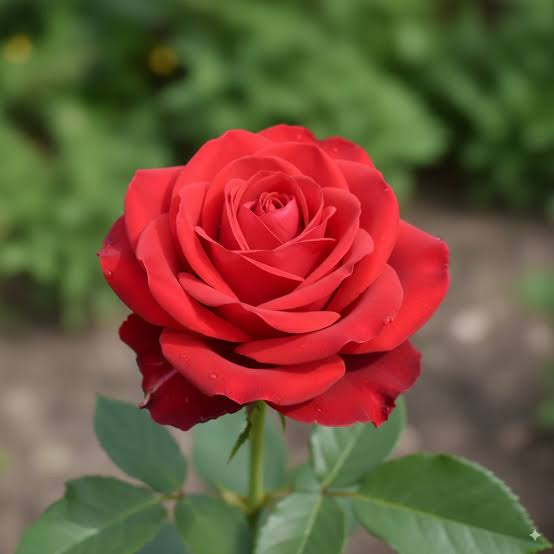
#> input picture input/images.jpg, 554 x 554 px
$ python canny_so_sanh_opencv_skimage.py   (older library calls are emulated)
#> lines starting #> are read from the running program, lines starting #| are printed output that depends on the picture; after the words box and inside, x2 and y2 are one past the last pixel; in counts of white or black regions, pixels touching at a corner belong together
### lab_xuly_anh/common.py
"""
common.py - Ham dung chung cho cac bai lab (giong phong cach cac file cu:
hop thoai chon anh bang tkinter, doc/ghi duong dan tieng Viet bang imdecode/imencode).

Neu may khong co tkinter hoac khong co man hinh (server), chuong trinh se:
  - doc duong dan tu dong lenh (sys.argv), hoac
  - dung anh mau tu sinh ra,
  - luu anh ra thu muc results thay vi hien thi cua so.
"""
import os
import sys
import numpy as np
import cv2

RESULTS_DIR = "results"
IMG_TYPES = [("Anh", "*.jpg *.jpeg *.png *.bmp *.webp *.tif *.tiff"), ("Tat ca", "*.*")]
VIDEO_TYPES = [("Video", "*.mp4 *.avi *.mov *.mkv *.wmv"), ("Tat ca", "*.*")]
IMG_EXT = (".jpg", ".jpeg", ".png", ".bmp", ".webp", ".tif", ".tiff")


def _tk_root():
    import tkinter as tk
    root = tk.Tk()
    root.withdraw()
    root.attributes("-topmost", True)
    return root


def chon_anh(title="Chon anh", argv_index=1):
    """Hop thoai chon 1 anh. Uu tien tham so dong lenh. Tra ve '' neu huy / khong co tkinter."""
#> called with title = 'Chon anh de phat hien canh Canny', argv_index = 1
    if len(sys.argv) > argv_index and os.path.isfile(sys.argv[argv_index]):
        return sys.argv[argv_index]
    try:
        from tkinter import filedialog
        root = _tk_root()
        path = filedialog.askopenfilename(title=title, filetypes=IMG_TYPES)
#> the answer given: ../input/images.jpg
        root.destroy()
        return path
    except Exception:
        return ""


# [49 lines left out: functions chon_nhieu_anh, chon_thu_muc, chon_video, not called in this run]


def doc_anh(path, flags=cv2.IMREAD_COLOR):
    """Doc anh ho tro duong dan co dau tieng Viet."""
#> called with path = '../input/images.jpg', flags = 1
    data = np.fromfile(path, dtype=np.uint8)
    return cv2.imdecode(data, flags)
#> returned value is the input picture: shape (554, 554, 3); mean B, G, R 59.3, 83.7, 114.5


def luu_anh(path, img):
    """Luu anh (duong dan Unicode). Tu tao thu muc cha."""
    folder = os.path.dirname(path)
    if folder:
        os.makedirs(folder, exist_ok=True)
    ext = os.path.splitext(path)[1] or ".png"
    ok, buf = cv2.imencode(ext, img)
    if ok:
        buf.tofile(path)
    return ok


def ket_qua(name):
    """Duong dan file trong thu muc results (tu tao thu muc)."""
    os.makedirs(RESULTS_DIR, exist_ok=True)
    return os.path.join(RESULTS_DIR, name)


# [14 lines left out: function anh_mau, not called in this run]


def lay_anh(title="Chon anh", resize_max=None):
    """Chon anh bang hop thoai; neu khong chon duoc thi dung anh mau.
    Tra ve (img_bgr, ten_hien_thi)."""
    path = chon_anh(title)
    if path:
        img = doc_anh(path)
        if img is None:
            sys.exit(f"Khong doc duoc anh: {path}")
        name = os.path.splitext(os.path.basename(path))[0]
    else:
        print("Khong chon anh -> dung anh mau.")
        img = anh_mau()
        name = "anh_mau"
    if resize_max:
        h, w = img.shape[:2]
#> h = 554; w = 554
        s = min(1.0, resize_max / max(h, w))
#> s = 1
        if s < 1:
            img = cv2.resize(img, (int(w * s), int(h * s)), interpolation=cv2.INTER_AREA)
    return img, name


def hien_thi_matplotlib(fig, save_name=None, show=True):
    """Luu figure matplotlib vao results va hien thi (neu co man hinh)."""
    import matplotlib.pyplot as plt
    if save_name:
        fig.savefig(ket_qua(save_name), dpi=130, bbox_inches="tight")
        print("Da luu:", ket_qua(save_name))
    if show and os.environ.get("LAB_NO_SHOW") != "1":
        plt.show()
    plt.close(fig)


# [40 lines left out: functions hien_thi_cv, gan_nhan, luoi_anh, not called in this run]

### lab_xuly_anh/canny_so_sanh_opencv_skimage.py
"""
CHUONG 2 - Bai 1: Thuc hien thuat toan Canny bang OpenCV va scikit-image,
dong thoi so sanh voi Sobel va Laplacian (ly thuyet muc 1b).

Chay:  python canny_so_sanh_opencv_skimage.py            (hien hop thoai chon anh)
       python canny_so_sanh_opencv_skimage.py anh.jpg
"""
import time
import cv2
import numpy as np
import matplotlib.pyplot as plt
from skimage import feature

from common import lay_anh, ket_qua, hien_thi_matplotlib, luu_anh

img, name = lay_anh("Chon anh de phat hien canh Canny", resize_max=800)
#> name = 'images'
gray = cv2.cvtColor(img, cv2.COLOR_BGR2GRAY)
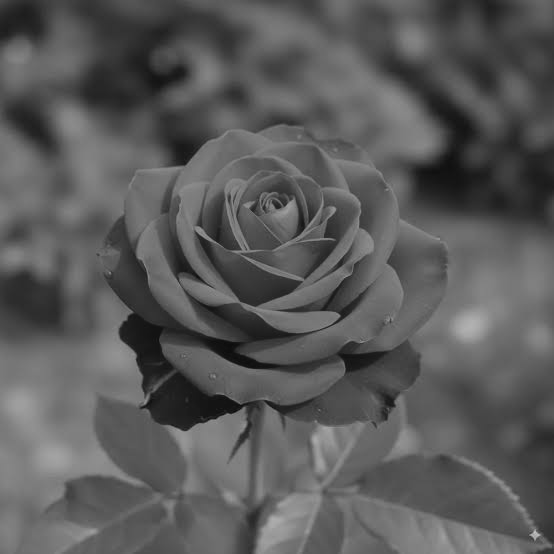
#> gray: shape (554, 554); min 9, max 197, mean 90.1

# ---------- 1. OpenCV: cv2.Canny ----------
t0 = time.perf_counter()
canny_cv = cv2.Canny(cv2.GaussianBlur(gray, (5, 5), 1.4), 50, 150)
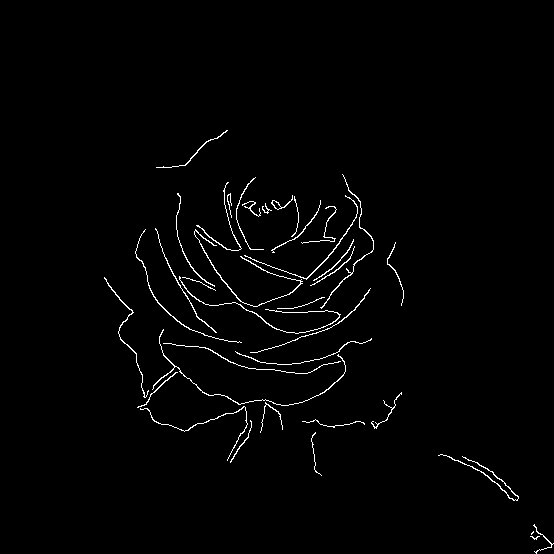
#> canny_cv: shape (554, 554); 1.5% white in thin lines or dots, all inside (x1, y1, x2, y2) = (104, 130, 554, 554)
t_cv = time.perf_counter() - t0

# ---------- 2. scikit-image: skimage.feature.canny ----------
t0 = time.perf_counter()
canny_sk = feature.canny(gray, sigma=1.4, low_threshold=50, high_threshold=150)
#> canny_sk: shape (554, 554) bool; 0.78% white in thin lines or dots, all inside (x1, y1, x2, y2) = (107, 132, 541, 539)
canny_sk = (canny_sk * 255).astype(np.uint8)
t_sk = time.perf_counter() - t0

# ---------- 3. So sanh voi Sobel va Laplacian ----------
blur = cv2.GaussianBlur(gray, (5, 5), 1.4)

t0 = time.perf_counter()
sx = cv2.Sobel(blur, cv2.CV_64F, 1, 0, ksize=3)
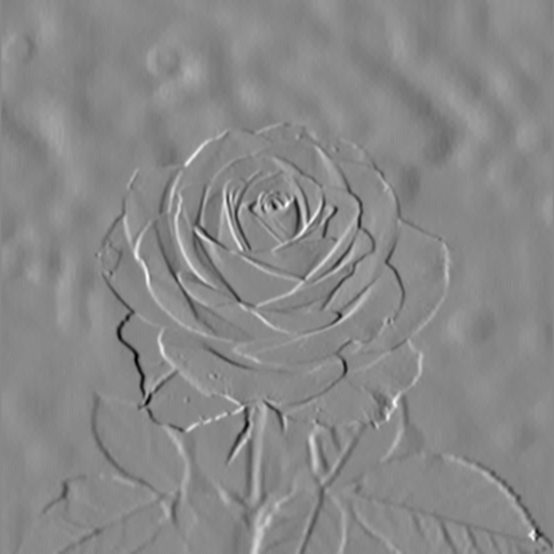
#> sx: shape (554, 554) float64; min -204, max 176, mean -0.4; drawn with min black and max white
sy = cv2.Sobel(blur, cv2.CV_64F, 0, 1, ksize=3)
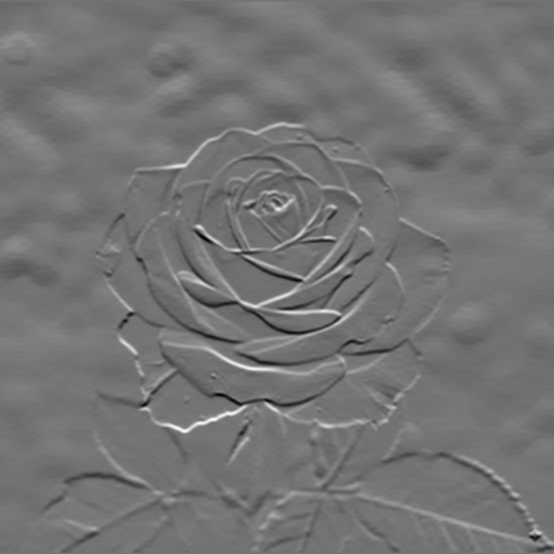
#> sy: shape (554, 554) float64; min -185, max 222, mean 0.4; drawn with min black and max white
sobel = cv2.magnitude(sx, sy)
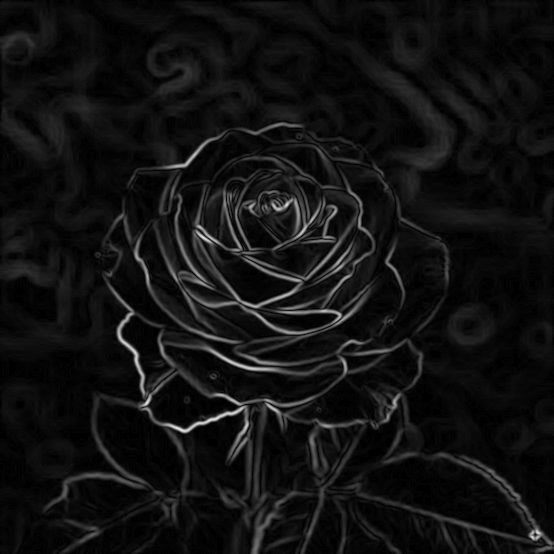
#> sobel: shape (554, 554) float64; min 0, max 230.8, mean 17.9
sobel = cv2.normalize(sobel, None, 0, 255, cv2.NORM_MINMAX).astype(np.uint8)
t_sobel = time.perf_counter() - t0

t0 = time.perf_counter()
lap = cv2.Laplacian(blur, cv2.CV_64F, ksize=3)
lap = cv2.normalize(np.abs(lap), None, 0, 255, cv2.NORM_MINMAX).astype(np.uint8)
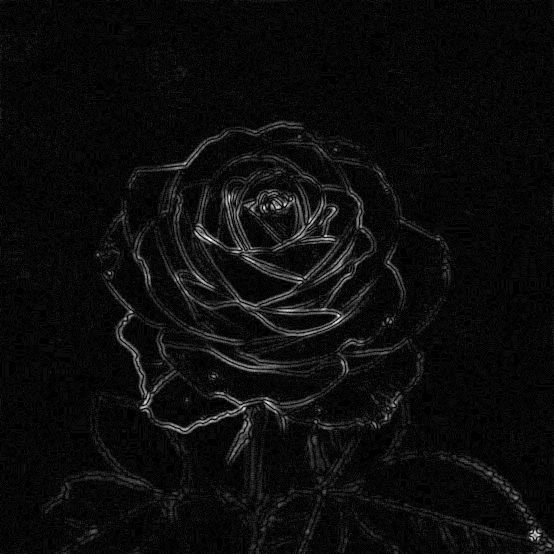
#> lap: shape (554, 554); min 0, max 255, mean 12
t_lap = time.perf_counter() - t0

# Do do "day" cua canh: ty le pixel canh (Canny manh -> mong, Sobel/Laplacian -> day)
def ty_le_canh(e, thr=60):
    return 100.0 * np.count_nonzero(e > thr) / e.size

print("=" * 60)
print(f"Anh: {name}  kich thuoc {gray.shape[1]}x{gray.shape[0]}")
#| Anh: images  kich thuoc 554x554
print(f"{'Phuong phap':<22}{'Thoi gian (ms)':>16}{'Ty le pixel canh (%)':>24}")
for ten, e, t in [("Canny OpenCV", canny_cv, t_cv), ("Canny scikit-image", canny_sk, t_sk),
                  ("Sobel", sobel, t_sobel), ("Laplacian", lap, t_lap)]:
    print(f"{ten:<22}{t * 1000:>16.2f}{ty_le_canh(e):>24.2f}")
#> this loop made 4 passes
#> (ten, t) on passes 1 to 4: ('Canny OpenCV', 0.009), ('Canny scikit-image', 0.108), ('Sobel', 0.111), ('Laplacian', 0.0462)
#| Canny OpenCV                      9.00                    1.50
#| Canny scikit-image              107.55                    0.78
#| Sobel                           110.56                    5.72
#| Laplacian                        46.16                    3.21
print("=" * 60)
print("Nhan xet: Canny cho canh mong (1 pixel), lien tuc; Sobel/Laplacian canh day, de nhieu.")

# ---------- 4. Hien thi + luu ----------
fig, ax = plt.subplots(2, 3, figsize=(15, 9))
items = [
    (cv2.cvtColor(img, cv2.COLOR_BGR2RGB), "Anh goc"),
    (canny_cv, "Canny - OpenCV (50,150)"),
    (canny_sk, "Canny - scikit-image (sigma=1.4)"),
    (sobel, "Sobel (tong hop)"),
    (lap, "Laplacian"),
    (cv2.absdiff(canny_cv, canny_sk), "Khac biet OpenCV vs skimage"),
]
for a, (im, t) in zip(ax.ravel(), items):
    a.imshow(im, cmap=None if im.ndim == 3 else "gray")
    a.set_title(t)
    a.axis("off")
#> this loop made 6 passes
#> t on passes 1 to 6: 'Anh goc', 'Canny - OpenCV (50,150)', 'Canny - scikit-image (sigma=1.4)', 'Sobel (tong hop)', 'Laplacian', 'Khac biet OpenCV vs skimage'
plt.tight_layout()

luu_anh(ket_qua(f"c2b1_{name}_canny_opencv.png"), canny_cv)
#> in luu_anh, `ok, buf = cv2.imencode(ext, img)`: buf = 6549 values, max 255 at index 53, min 0 at index 8, mean 110.7
luu_anh(ket_qua(f"c2b1_{name}_canny_skimage.png"), canny_sk)
hien_thi_matplotlib(fig, f"c2b1_{name}_so_sanh.png")
#> in hien_thi_matplotlib, `fig.savefig(ket_qua(save_name), dpi=130, bbox_inches="tight")`:
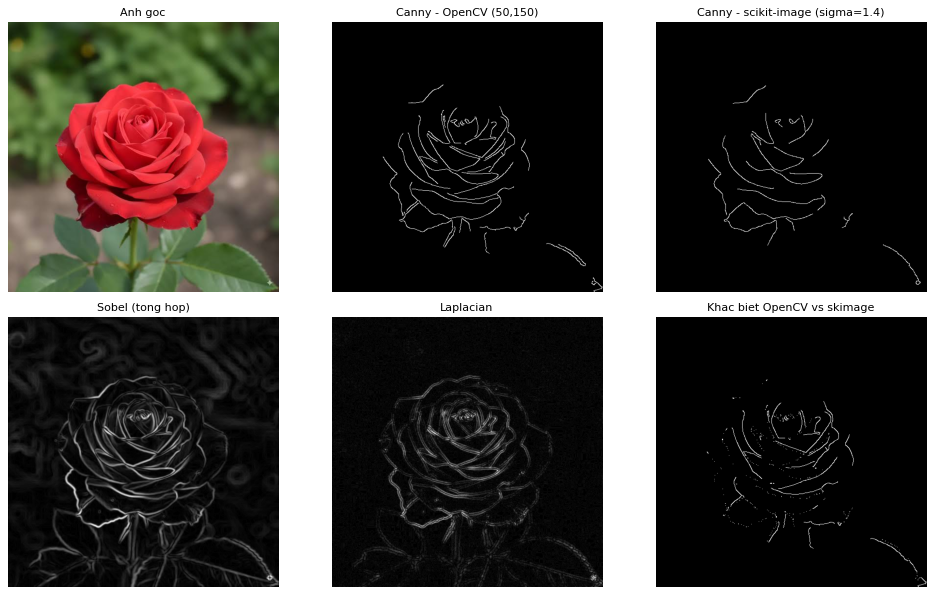
#> figure drawn by matplotlib, 6 panels
